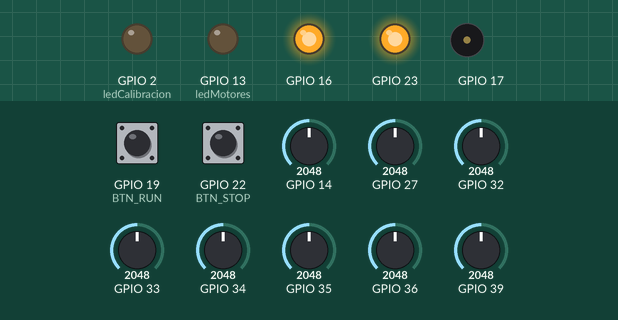
This program was run on a simulated ESP32. On the bench: output pins drawn as LEDs (lit = HIGH), buzzer (waves = sounding). The test bench sets the inputs (shaded band); at power-on: GPIO 19 (BTN_RUN) LOW, GPIO 22 (BTN_STOP) LOW, GPIO 14 = 2048, GPIO 27 = 2048, GPIO 32 = 2048, GPIO 33 = 2048, GPIO 34 = 2048, GPIO 35 = 2048, GPIO 36 = 2048, GPIO 39 = 2048. Pins used as bus, display or sensor lines are not drawn.

Above: at 9.0 s.
9.1 s: GPIO 19 (BTN_RUN) pulled HIGH for 0.15 s
At 10.0 s:
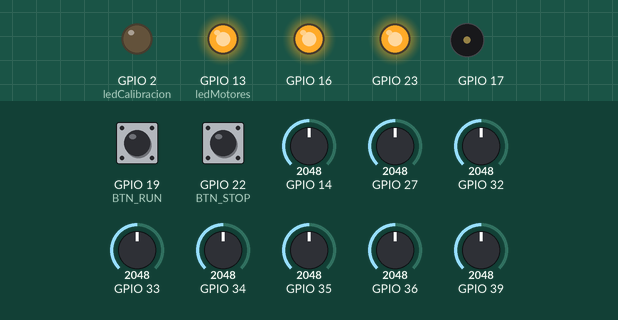
10.7 s: GPIO 22 (BTN_STOP) pulled HIGH for 0.15 s
At 11.1 s:
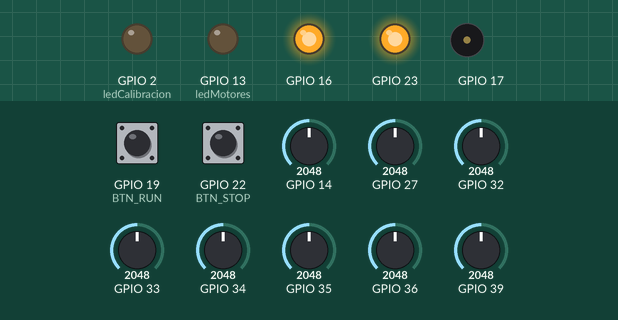
12.3 s: GPIO 19 (BTN_RUN) pulled HIGH for 1 s
At 13.6 s:
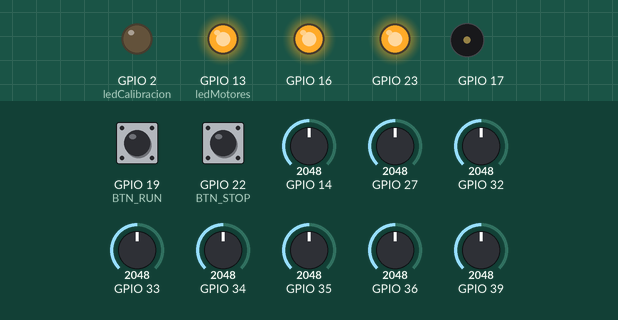
14.8 s: GPIO 19 (BTN_RUN) pulsed HIGH 5 times (0.12 s each, 0.3 s apart)
Timing chart, 0 to 17.8 s (numbered marks = the images above; inputs shaded):
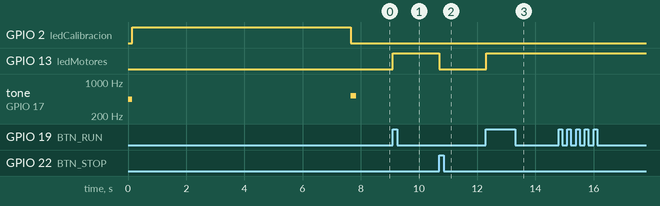

Measured:
- after the input at 9.1 s, GPIO 13 (ledMotores): LOW → HIGH at once
- after the input at 10.7 s, GPIO 13 (ledMotores): HIGH → LOW at once
- after the input at 12.3 s, GPIO 13 (ledMotores): LOW → HIGH at once

The program:

main.cpp
```cpp
/**
 @file main.cpp
 @brief Archivo principal del Seguidor de Línea Competencia Robótica.
 @details Contiene el flujo principal del programa, la inicialización del hardware,
 el lazo de control (loop) y las definiciones de las funciones de estado de la FSM.
 @author Legion de Ohm
 */

#include <Arduino.h>
//#include <IRremote.hpp>
#include "buzzer.hpp"
#include "interrupciones.hpp"
#include "config.hpp"
#include "pid.hpp"
#include "sensores.hpp"
#include "motores.hpp"
#include "fsm.hpp"

// VELOCIDADES  - PORCENTAJE DE PWM (0-100%)
/** @brief Límite máximo de velocidad de los motores (PWM %). */
const int32_t maxSpeed  = 90;

/** @brief Velocidad variable para la rampa de aceleración inicial. */
int32_t velocidadAcel = 50;

// SETPOINT y ZONA MUERTA
/** @brief Valor objetivo de lectura para estar centrado sobre la línea. */
uint16_t setpoint = 3500;

/** @brief Margen de error aceptable alrededor del setpoint. */
uint16_t zonaMuerta = 50;

/* // CONTROL IR - comentado por ahora
// ============================
// COMANDOS CONTROL
// ============================
#define CMD_ON_OFF   0x43           //Tecla 'play/pause'
#define RAW_ON_OFF   0xBC43FF00

void leer_IR() {
// Si recibe algo lo leemos/decodificamos
    if (IrReceiver.decode()) {
        // Guardamos los datos y separamos el dato crudo y el codigo
        auto data = IrReceiver.decodedIRData;
        uint8_t cmd  = data.command;

        // Si coinciden el codigo crudo y comando entonces arranco o paro el coche
        if (cmd == CMD_ON_OFF)   { RUN = !RUN;}

        // Liberamos
        IrReceiver.resume();
    }
}*/

/** @brief Array de punteros a funciones que vincula los estados con sus acciones. */
void (*acciones_estado[])() = { estadoStop, estadoAcel, estadoControl };

/** @brief Bandera para asegurar que la lógica de parada se ejecute una sola vez. */
bool stop_done = false;


// ============================
// SETUP
// ============================
/**
 @brief Configuración inicial del microcontrolador.
 @details Inicializa periféricos (Serial, Buzzer, Motores, Sensores) y configura
 las interrupciones y modos de pines.
 */
void setup() {
    // Inicializar Serial, Control-IR SOLOS SI se habilitaron en el PLATFORMIO.INI
    deb(Serial.begin(115200);)
    //control_ir( IrReceiver.begin(IR_PIN, ENABLE_LED_FEEDBACK);)

    // Configuracion buzzer
    setupBuzzer();

    // Configuracion motores - pines de direcion, canal de pwm, frecuencia y resolucion
    setupMotores();

    // Configuracion pines
    pinMode(ledMotores, OUTPUT);
    pinMode(ledCalibracion, OUTPUT);
    pinMode(BTN_RUN, INPUT);
    pinMode(BTN_STOP, INPUT);

    // Configuracion interrupciones
    setupInterrupciones();

    // Configuracion y calibracion de sensores
    setupSensores();
}


// ============================
// LOOP
// ============================
/**
 @brief Bucle principal del programa.
 @details Calcula la entrada combinada (RUN y SETPOINT) y llama a la FSM para
 transicionar y ejecutar el estado correspondiente.
 */
void loop() {
    // Entrada de 2 bits (SETPOINT RUN - 00, 01, 10, 11) → 0, 1, 2, 3
    uint8_t c = (SETPOINT << 1) | RUN;

    // Realizamos la transicion y ejecutamos su estado
    transicionar(c);
}


// ESTADO STOP - FUNCION DETENIDO
/**
 @brief Acción ejecutada en el estado de parada (STOP).
 @details Detiene los motores, apaga los LEDs de estado y reinicia la velocidad de aceleración.
 */
void estadoStop() {
    if (!stop_done) {                  // solo ejecuta una vez
        deb(Serial.println("Estado: STOP");)

        digitalWrite(ledMotores, LOW);
        digitalWrite(ledCalibracion, LOW);

        detenerMotores();

        velocidadAcel = 50;

        stop_done = true;
        deb(Serial.println("\n ---------------------- \n");)
    }
}


// ESTADO ACEL - FUNCION ACELERAR EN LINEA
/**
 @brief Acción ejecutada en el estado de aceleración (ACEL).
 @details Realiza un incremento progresivo de la velocidad mientras el robot se encuentre
 dentro del setpoint para romper la inercia de manera suave.
 */
void estadoAcel() {
    deb(Serial.println("Estado: ACEL");)
    stop_done = false; // para que cuando vuelva a STOP se ejecute 1 vez

    // Leer posicion de línea (0 = extremo izquierda, 7000 = extremo derecha)
    position = leerLinea();
    deb(Serial.printf("Posicion=%d\n", position);)

    // Incremento suave de velocidad
    if (velocidadAcel < maxSpeed) velocidadAcel++;

    // Mover motores con aceleracion progresiva
    moverMotores(velocidadAcel, velocidadAcel);

    // Indicador de que estamos en setpoint
    digitalWrite(ledCalibracion, HIGH);

    // Calculamos si estamos en el setpoint
    actualizarSP(position);

    // Reiniciamos las variables PID
    reiniciar_pid();

    deb(Serial.println("\n ---------------------- \n");)
}


// ESTADO CONTROL - FUNCION CONTROL EN LINEA
/**
 @brief Acción ejecutada en el estado de control activo (CONTROL).
 @details Ejecuta el algoritmo PID a intervalos fijos marcados por el temporizador
 para corregir la trayectoria del robot sobre la línea.
 */
void estadoControl() {
    // Ejecutar solo cuando el timer indique el tick
    if (!has_expired) return;

    deb(Serial.println("Estado: CONTROL");)
    has_expired = false;    // ya paso un tick (timer isr) entonces debo reiniciarlo
    stop_done = false;      // cuando vuelva a STOP se ejecute 1 vez

    // Enceder led modo corredor
    digitalWrite(ledMotores, HIGH);

    // Apagar led cal - indicamos que no estamos en Setpoint
    digitalWrite(ledCalibracion, LOW);

    // Leer posicion de línea (0 = extremo izquierda, 7000 = extremo derecha)
    position = leerLinea();
    deb(Serial.printf("Posicion=%d\n", position);)

    // calculo la correccion para los motores segun la posicion y el delta tiempo (timer isr)
    float correcion = calculo_pid(position, FIXED_DT_S);

    // Calculamos si estamos en el setpoint
    actualizarSP(position);

    // Control de motores
    controlMotores(correcion);

    // Mover los motores (Avanza, retrocede o para)
    moverMotores(motorSpeedIzq, motorSpeedDer);

    deb(Serial.println("\n ---------------------- \n");)
}
```

buzzer.hpp
```cpp
/**
 @file buzzer.hpp
 @brief Implementación de la clase Buzzer para la generación de tonos y melodías PWM. Incluye las constantes de frecuencia para las notas musicales estándar.
 @author Legion de Ohm
 */

#pragma once
#include <Arduino.h>

#ifndef PITCHES_H
#define PITCHES_H

/**
 @name Frecuencias de la Octava 4 (Graves)
 @brief Definiciones de las notas fundamentales en la cuarta octava (262 Hz a 494 Hz).
 @{
 */
const uint16_t NOTE_C4 = 262;    ///< DO (262 Hz)
const uint16_t NOTE_D4 = 294;    ///< RE (294 Hz)
const uint16_t NOTE_E4 = 330;    ///< MI (330 Hz)
const uint16_t NOTE_F4 = 349;    ///< FA (349 Hz)
const uint16_t NOTE_G4 = 392;    ///< SOL (392 Hz)
const uint16_t NOTE_A4 = 440;    ///< LA (440 Hz) - Frecuencia de referencia
const uint16_t NOTE_B4 = 494;    ///< SI (494 Hz)
///@}

/**
 @name Frecuencias de la Octava 5 (Agudas)
 @brief Definiciones de las notas fundamentales en la quinta octava (523 Hz a 988 Hz).
 @{
 */
const uint16_t NOTE_C5 = 523;    ///< DO (523 Hz)
const uint16_t NOTE_D5 = 587;    ///< RE (587 Hz)
const uint16_t NOTE_E5 = 659;    ///< MI (659 Hz)
const uint16_t NOTE_F5 = 698;    ///< FA (698 Hz)
const uint16_t NOTE_G5 = 784;    ///< SOL (784 Hz)
const uint16_t NOTE_A5 = 880;    ///< LA (880 Hz)
const uint16_t NOTE_B5 = 988;    ///< SI (988 Hz)
///@}
#endif


#ifndef BUZZER_H
#define BUZZER_H
/**
 @class Buzzer
 @brief Clase para controlar el zumbador (buzzer) mediante la generación de tonos por PWM. Utiliza las funciones `ledc` del ESP32 para generar tonos precisos sin bloquear el `delay()`.
 */
class Buzzer {
  private:
    uint8_t pin;       ///< Pin GPIO al que está conectado el zumbador.
    uint8_t channel;   ///< Canal PWM (0-15) del ESP32 utilizado para generar la señal.

  public:
    /**
     @brief Constructor de la clase Buzzer.
     @param buzzerPin Pin GPIO al que está conectado el zumbador.
     @param pwmChannel Canal ledc del ESP32 a utilizar.
     */
    Buzzer(uint8_t buzzerPin, uint8_t pwmChannel);

    /**
     @brief Inicializa el periférico PWM (ledc) y lo asocia al pin del buzzer.
     @param freq Frecuencia base inicial del PWM en Hz (por defecto: 2000).
     @param resolution Resolución del duty cycle en bits (por defecto: 8).
     @return void
     */
    void begin(uint16_t freq = 2000, uint8_t resolution = 8);

    /**
     @brief Genera un tono con una frecuencia específica.
     @param freq Frecuencia de la nota en Hercios (Hz). Pasar 0 para silenciar.
     @return void
     */
    void play(uint16_t freq);

    /**
     @brief Detiene la generación de señal PWM, silenciando el zumbador.
     @return void
     */
    void stop();
};

/**
 @brief Instancia global de la clase Buzzer para ser utilizada en todo el proyecto.
 */
extern Buzzer buzzer;

/**
 @brief Función de conveniencia para inicializar la instancia global del buzzer.
 @param freq Frecuencia base inicial (por defecto: 2000 Hz).
 @param resolution Resolución del PWM (por defecto: 8 bits).
 @return void
 */
void setupBuzzer(uint16_t freq = 2000, uint8_t resolution = 8);

#endif
```

fsm.hpp
```cpp
/**
 @file fsm.hpp
 @brief Definición de la Máquina de Estados Finitos (FSM) para la lógica de navegación del seguidor de línea.
 @author Legion de Ohm
 */

#pragma once

/**
 @enum estados
 @brief Identificadores de los estados lógicos del seguidor de línea.
 */
enum estados {
    CUALQUIERA = -1,  ///< Estado para transiciones genéricas.
    S,                ///< Estado STOP: Robot detenido y a la espera.
    A,                ///< Estado ACEL: Fase de arranque o aceleración inicial.
    C,                ///< Estado CONTROL: Fase de seguimiento de línea con PID activo.
    CANT_ESTADOS      ///< Auxiliar para conocer el número total de estados definidos.
};

// ==================== Interfaz de la FSM ====================

/**
 @brief Gestiona el cambio de estado basado en una entrada específica.
 @param entrada Valor entero que representa el evento o condición de disparo.
 @return int El nuevo estado resultante después de la transición.
 */
int transicionar(int entrada);

// ==================== Acciones de estado ====================

/**
 @brief Acción ejecutada durante el estado de parada (S).
 @details Detiene los motores y resetea variables de control si es necesario.
 @return void
 */
void estadoStop();

/**
 @brief Acción ejecutada durante la fase de aceleración (A).
 @details Aplica un perfil de velocidad creciente para romper la inercia inicial.
 @return void
 */
void estadoAcel();

/**
 @brief Acción ejecutada durante la fase de control activo (C).
 @details Ejecuta la lectura de sensores, cálculo de PID y ajuste de motores en tiempo real.
 @return void
 */
void estadoControl();
```

interrupciones.hpp
```cpp
/**
 @file interrupciones.hpp
 @brief Cabecera para la gestión de las interrupciones externas (ISR). Este módulo maneja la lógica de inicio y detención de la rutina principal del robot a través de un pin de interrupción (ej. un botón o jumper de seguridad).
 @author Legion de Ohm
 */

#pragma once
#include <Arduino.h>

// ============================
// FLAGS COMPARTIDOS
// ============================
/**
 @var RUN
 @brief Bandera de estado que controla si el ciclo principal del robot debe ejecutarse. El calificador `volatile` es crucial para indicar que esta variable puede ser modificada por una función de interrupción (ISR) en cualquier momento y debe ser leída directamente de la memoria en el ciclo principal (`loop`).
 */
extern volatile bool RUN;

/**
 @var SETPOINT
 @brief Bandera volátil que indica si el robot ha alcanzado o debe buscar el punto de consigna (setpoint).
 */
extern volatile bool SETPOINT;

/**
 @var has_expired
 @brief Bandera de sincronización utilizada por el temporizador para indicar que un periodo de tiempo ha finalizado.
 */
extern volatile bool has_expired;

// ============================
// TIEMPO DE CONTROL
// ============================
/**
 @brief Periodo del temporizador de control expresado en microsegundos (us).
 */
extern const int32_t TIEMPO_TIMER;

/**
 @brief Tiempo diferencial fijo (Delta T) expresado en segundos (s) para los cálculos del PID.
 */
extern const float FIXED_DT_S;

// ============================
// INICIALIZACIÓN
// ============================
void setupInterrupciones();

// ============================
// ISRs
// ============================
/**
 @brief Función de servicio de interrupción (ISR) para iniciar la rutina principal. El atributo `IRAM_ATTR` se utiliza en el ESP32 para colocar la función en la RAM interna, asegurando que se pueda ejecutar rápidamente sin problemas de caché o latencia, lo cual es vital para las interrupciones. Esta función probablemente establece `RUN = true;`.
 */
void IRAM_ATTR handleRun();

/**
 @brief Función de servicio de interrupción (ISR) para detener la rutina principal. Se ejecuta cuando se detecta el evento de detención en el pin de interrupción. Esta función probablemente establece `RUN = false;`.
 */
void IRAM_ATTR handleStop();

/**
 @brief ISR del temporizador de hardware.
 @details Se ejecuta periódicamente para gestionar tareas de tiempo real, como el refresco del cálculo PID. Utiliza `IRAM_ATTR` para máxima velocidad de respuesta.
 */
void IRAM_ATTR timerInterrupcion();
```

motores.hpp
```cpp
/**
 @file motores.hpp
 @brief Cabecera de la capa de control de motores de alto nivel. Contiene las declaraciones de las variables de velocidad globales, las instancias de los drivers DRV8833, y las funciones que aplican la corrección PID para mover el robot.
 @author Legion de Ohm
 */

#pragma once

#ifndef DRV8833_H
#define DRV8833_H

/**
 @class Drv8833
 @brief Clase para drivers de motores DRV8833. Incluye funciones que permiten configurar sus pines, ajustar el PWM y el movimiento de los motores.
 */
class Drv8833 {
public:
    /**
     @brief Constructor de la clase Drv8833. Inicializa el objeto y prepara la habilitación de los motores.
     */
    Drv8833();

    /**
     @brief Configura los pines de control del motor y los parámetros del PWM.
     @param pinIN1 GPIO conectado al pin IN1 del driver.
     @param pinIN2 GPIO conectado al pin IN2 del driver.
     @param pinSleep GPIO conectado al pin Sleep del driver (control de modo de bajo consumo).
     @param chPWM Canal PWM de hardware a utilizar (ESP32).
     @param freqPWM Frecuencia de la señal PWM en Hz.
     @param resPWM Resolución de la señal PWM en bits.
     @return void
     */
    void setup(uint8_t pinIN1, uint8_t pinIN2, uint8_t pinSleep,
                uint8_t chPWM, uint32_t freqPWM, uint8_t resPWM);

    /**
     @brief Mueve el motor hacia adelante con una potencia específica.
     @param pPWM Porcentaje de potencia a aplicar [0 a 100] %.
     @return void
     */
    void forward(uint8_t pPWM);

    /**
     @brief Mueve el motor hacia atrás con una potencia específica.
     @param pPWM Porcentaje de potencia a aplicar [0 a 100] %.
     @return void
     */
    void reverse(uint8_t pPWM);

    /**
     @brief Detiene el motor por completo.
     @return void
     */
    void stop();

private:
    uint8_t _pinIN1;   ///< GPIO del pin IN1.
    uint8_t _pinIN2;   ///< GPIO del pin IN2.
    uint8_t _pinSleep; ///< GPIO del pin Sleep (Habilitación).
    uint8_t _chPWM;    ///< Canal PWM configurado.
    uint32_t _freqPWM; ///< Frecuencia PWM en Hz.
    uint8_t _resPWM;   ///< Resolución PWM en bits.
};
#endif

/**
 @var motorSpeedIzq
 @brief Velocidad final del motor izquierdo calculada tras el PID. Positivo = avance, Negativo = reversa.
 */
extern int32_t motorSpeedIzq;

/**
 @var motorSpeedDer
 @brief Velocidad final del motor derecho calculada tras el PID. Positivo = avance, Negativo = reversa.
 */
extern int32_t motorSpeedDer;

/**
 @var maxSpeed
 @brief Límite máximo de PWM (Saturación) para proteger los motores y la fuente de poder.
 */
extern const int32_t maxSpeed;

/**
 @brief Inicializa los objetos de los motores y configura sus periféricos.
 @return void
 */
void setupMotores();

/**
 @brief Mueve los motores aplicando directamente los valores de velocidad. Esta función es la interfaz de bajo nivel que llama a las funciones `forward` / `reverse`.
 @param motorSpeedIzq Velocidad (PWM) final para el motor izquierdo.
 @param motorSpeedDer Velocidad (PWM) final para el motor derecho.
 @return void
 */
void moverMotores(int32_t motorSpeedIzq, int32_t motorSpeedDer);

/**
 @brief Detiene ambos motores de forma inmediata enviando una señal de parada a los drivers.
 @return void
 */
void detenerMotores();

/**
 @brief Función principal de control que calcula la velocidad final de cada motor basándose en la corrección PID.
 @param correcion Valor de salida del algoritmo PID (error corregido).
 @return void
 */
void controlMotores(float correcion);

/**
 @brief Actualiza el SetPoint (punto de referencia) del sistema de control según la posición actual del robot.
 @param pos Posición actual leída por la barra de sensores.
 @return void
 */
void actualizarSP(uint16_t pos);
```

Source omitted: pid.hpp (2244 bytes), sensores.hpp (2154 bytes), buzzer.cpp (1525 bytes), fsm.cpp (2861 bytes), interrupciones.cpp (2923 bytes), motores.cpp (5644 bytes), pid.cpp (3984 bytes), sensores.cpp (3788 bytes), config.hpp (4847 bytes), config.cpp (1983 bytes)
